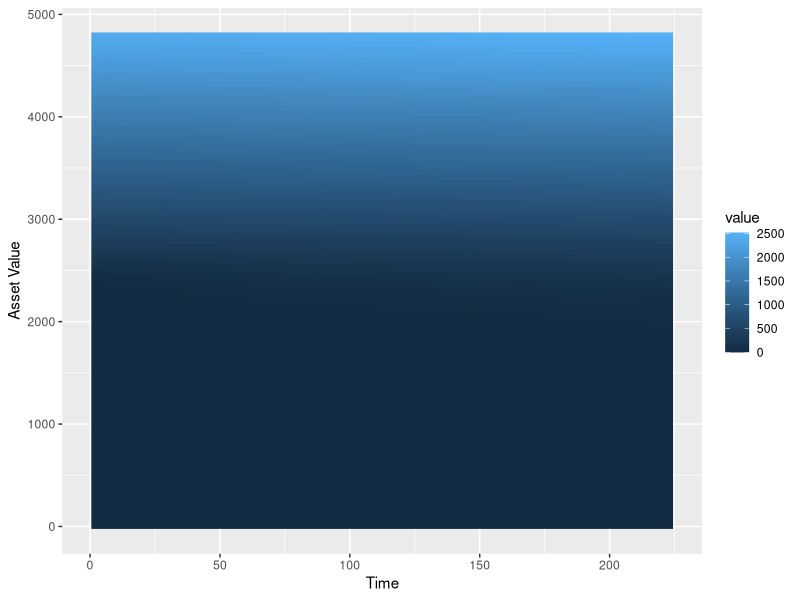

This figure's R source:
rm(list = ls()) 

# install.packages("ggplot2")
library(ggplot2)
library(reshape2)

# Option's parameters
E <- 2400
o <- 0.2
r <- 0.05
T_ex <- 0.5
type <- "Call"          # Call or Put

boundary <- FALSE
B <- 2600

# Finite diferences parameters
I <- 100
dS <- 2*E/I
dt <- 0.9/(o^2*I^2)
K <- floor(T_ex/dt)+1
dt <- T_ex/K


V <- matrix(0, nrow=I+1, K+1)       # R indexes from 1 not from 0
S <- numeric(I+1)

# payoff initialization
for(i in 0:I) {
    S[i+1] <- dS*i    
    if(type=="Call") {
        V[i+1, 1] <- max(0, S[i+1]-E)       # call option
    } else {
        V[i+1, 1] <- max(0, E-S[i+1])       # put option
    }   
}
rownames(V) <- S

# S=0 row
for(k in 1:K) {
        V[1, k+1] <- V[1, k]*(1-r*dt)
}


# boundary 
I0 <- 1
if(boundary==TRUE) {
    if(type=="Call") {
        I <- which(S == B) - 1
        V[as.character(B),] <- 0
        V <- V[1:(I+1), ]
        I0 <- 1
    } else {                # Put option
        I0 <- which(S == B)
        V[as.character(B),] <- 0
        V <- V[I0:(I+1), ]
    }
}

for(k in 1:K) {         # loop over all columns
    for(i in 2:(I-I0+1)) {
        V[i, k+1] <- V[i,k]*(2*dS^2-o^2*2*dt*S[i]^2-r) + 
                     V[i+1,k]*(o^2*S[i]^2*dt+r*S[i]*dt*dS) + 
                      V[i-1, k]*(o^2*S[i]^2*dt-r*S[i]*dt*dS) 
        V[i, k+1] <- V[i, k+1]/(2*dS^2)
    }
    if(boundary==FALSE || type=="Put") {
        # infinity condition
        V[(I-I0+1)+1,k+1] <- 2*V[I-I0+1, k+1] - V[(I-I0+1)-1,k+1]
    }
}

ggplot(melt(t(V)), aes(x=Var1, y=Var2, fill=value)) + geom_raster() + ylab("Asset Value") + xlab("Time")

